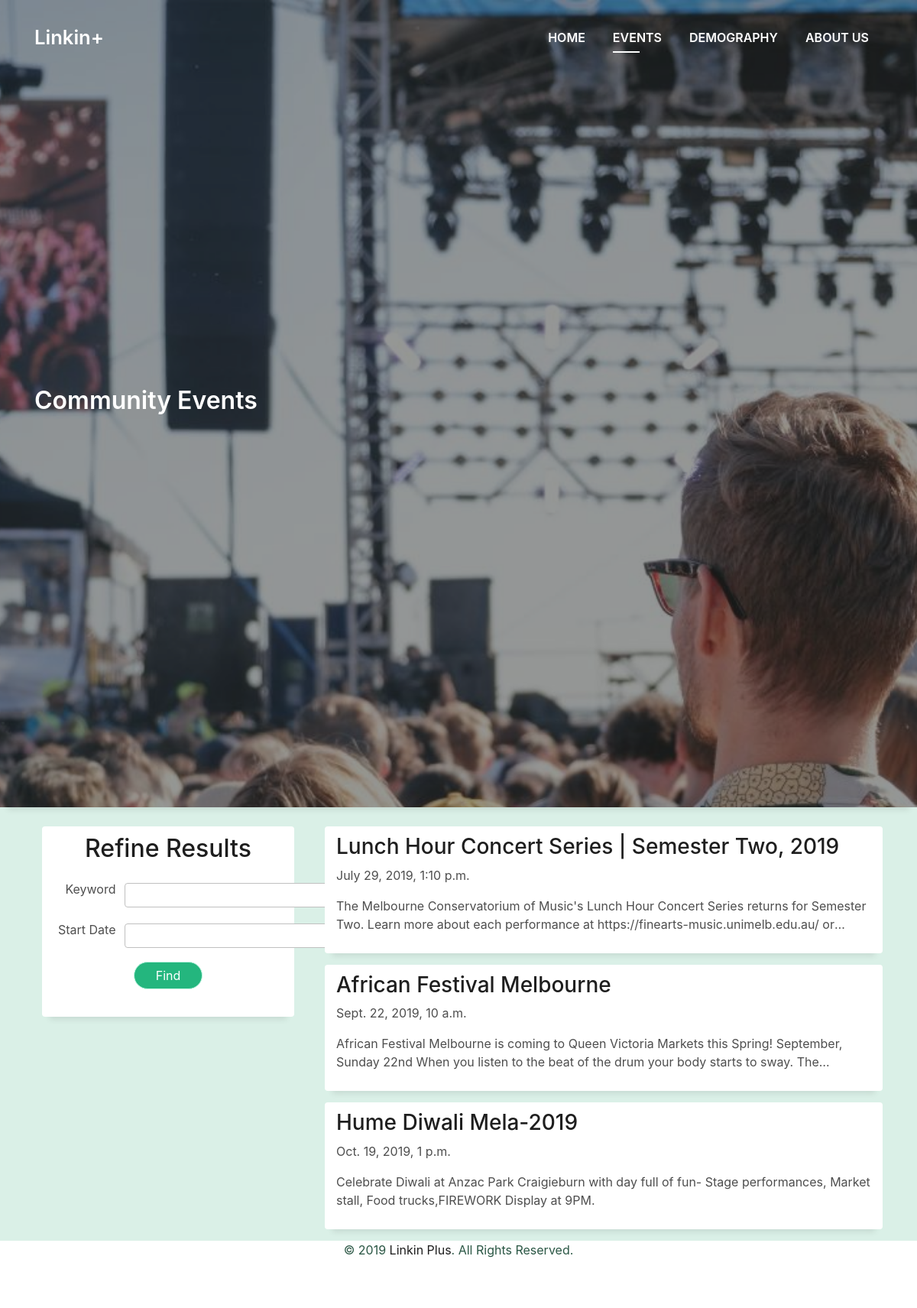
The page /immigrant/events/search/ on the database its author committed.
### Immigrant/models.py (models this page shows, shortened)
class Event(models.Model):
    title = models.CharField(max_length=100)
    description = models.TextField()
    link = models.CharField(max_length=300)
    start_date = models.DateTimeField()
    end_date = models.DateTimeField()

### Immigrant/views.py (the view)
# urls.py: path('events/search/', views.search, name='search'),
def search(request):
    keyword = request.GET.get('keyword', '')
    startdate = request.GET.get('startdate', '')
    if startdate == '' and keyword == '':
        search_events = Event.objects.all()
    elif startdate == '' and keyword != '':
        search_events = Event.objects.filter(title__icontains=keyword)
    else:
        search_events = Event.objects.filter(title__icontains=keyword, start_date=startdate)
    paginator = Paginator(search_events, 10)
    page_num = request.GET.get('page', 1)
    page_of_events = paginator.get_page(page_num)
    context = {}
    context['search_keyword'] = keyword
    context['search_startdate'] = startdate
    context['page_of_events'] = page_of_events
    context['search_events_count'] = search_events.count()
    return render(request, 'event_search.html', context)

### Immigrant/templates/event_search.html (shortened to what this page needs)
{% extends 'layout.html' %}
{% load staticfiles %}
{% block content %}
    <section id="event">
        <div class="section-counter paralax-mf bg-image" style="background-image: url(/static/images/event.jpg)">
            <div class="overlay-mf-event"></div>
            <div class="intro-content display-table">
                <div class="table-cell">
                    <div class="container">
                        <h2 style="font-weight: 600; color: white; position: relative;">Community Events</h2>
                    </div>
                </div>
            </div>
        </div>
        <div class="container info-area">
            <div class="row">
                <div class="col-md-4">
                    <div class="find-area" align="center">
                        <h2>Refine Results</h2>
                        <form action="{% url 'search' %}">
                            <table class="find-table">
                                <tr class="find-row">
                                    <td align="right"><p>Keyword&nbsp;</p></td>
                                    <td><input type="text" name="keyword" value="{{ search_keyword }}" class="find-input"></td>
                                </tr>
                                <tr class="find-row">
                                    <td align="right"><p>Start&nbsp;Date&nbsp;</p></td>
                                    <td><input type="text" name="startdate" value="{{ search_startdate }}" class="find-input"></td>
                                </tr>
                            </table>
                            <button class="button button-a button-rouded" type="submit" style="width: 30%; margin-bottom: 10px;">Find</button>
                        </form>
                    </div>
                </div>
                <div class="col-md-8">
                    {% for event in page_of_events %}
                        <div class="event-unit">
                            <h3><a href="{{ event.link }}">{{ event.title }}</a></h3>
                            <p>{{ event.start_date }}</p>
                            <p class="event-desc">{{ event.description }}</p>
                        </div>
                    {% empty %}
                        <p>Sorry, there is no such event...</p>
                    {% endfor %}
                </div>
            </div>
        </div>
    </section>
{% endblock %}

### static/test1/css/style.css (style rules this page uses)
body { background-color: #daf0e7; color: #4e4e4e; }
h1, h2, h3, h4, h5, h6 { color: #1e1e1e; }
a { color: #1e1e1e; transition: all 0.5s ease-in-out; }
.box-shadow, .paralax-mf, .service-box, .work-box, .card-society { box-shadow: 0 13px 8px -10px rgba(0, 0, 0, 0.1); }
.bg-image { background-repeat: no-repeat; background-attachment: fixed; background-size: cover; background-position: center center; }
.paralax-mf { position: relative; padding: 8rem 0; }
.display-table { width: 100%; height: 100%; display: table; }
.table-cell { display: table-cell; vertical-align: middle; }
.overlay-mf-event { background-color: rgba(45, 48, 47, 0.5); position: absolute; top: 0; left: 0px; padding: 0; height: 100%; width: 100%; }
.info-area { margin-top: 10px; }
.find-area { background-color: #ffffff; margin: 15px 10px; padding: 10px 15px; border-radius: 4px; box-shadow: 0 13px 8px -10px rgba(0, 0, 0, 0.1); }
.find-table { border-collapse: separate; border-spacing: 5px 15px; }
.find-input { padding: 5px 15px; border-radius: 4px; border: 1px solid #C0C0C0; }
.event-unit { background-color: #ffffff; margin: 15px 0; padding: 10px 15px; border-radius: 4px; box-shadow: 0 13px 8px -10px rgba(0, 0, 0, 0.1); }
.event-desc { overflow: hidden; text-overflow: ellipsis; display: -webkit-box; display: box; -webkit-line-clamp: 2; -webkit-box-orient: vertical; }
.button { display: inline-block; padding: .3rem .6rem; text-align: center; vertical-align: middle; -webkit-user-select: none; -moz-user-select: none; -ms-user-select: none; user-select: none; font-size: 1rem; border-radius: .3rem; border: 1px solid transparent; transition: all 500ms ease; cursor: pointer; }
.button-a { background-color: #24b67e; color: #fff; border-color: #bbf5df; }
.button-rouded { border-radius: 5rem; }

### rows shown on the page
Event: title "Lunch Hour Concert Series | Semester Two, 2019", start_date "July 29, 2019, 1:10 p.m.", description "The Melbourne Conservatorium of Music's Lunch Hour Concert Series returns for Semester Two. Learn more about each performance at https://finearts-music.unimelb.edu.au/…"
Event: title "African Festival Melbourne", start_date "Sept. 22, 2019, 10 a.m.", description "African Festival Melbourne is coming to Queen Victoria Markets this Spring! September, Sunday 22nd When you listen to the beat of the drum your body starts to sway.…"
Event: title "Hume Diwali Mela-2019", start_date "Oct. 19, 2019, 1 p.m.", description "Celebrate Diwali at Anzac Park Craigieburn with day full of fun- Stage performances, Market stall, Food trucks,FIREWORK Display at 9PM."
